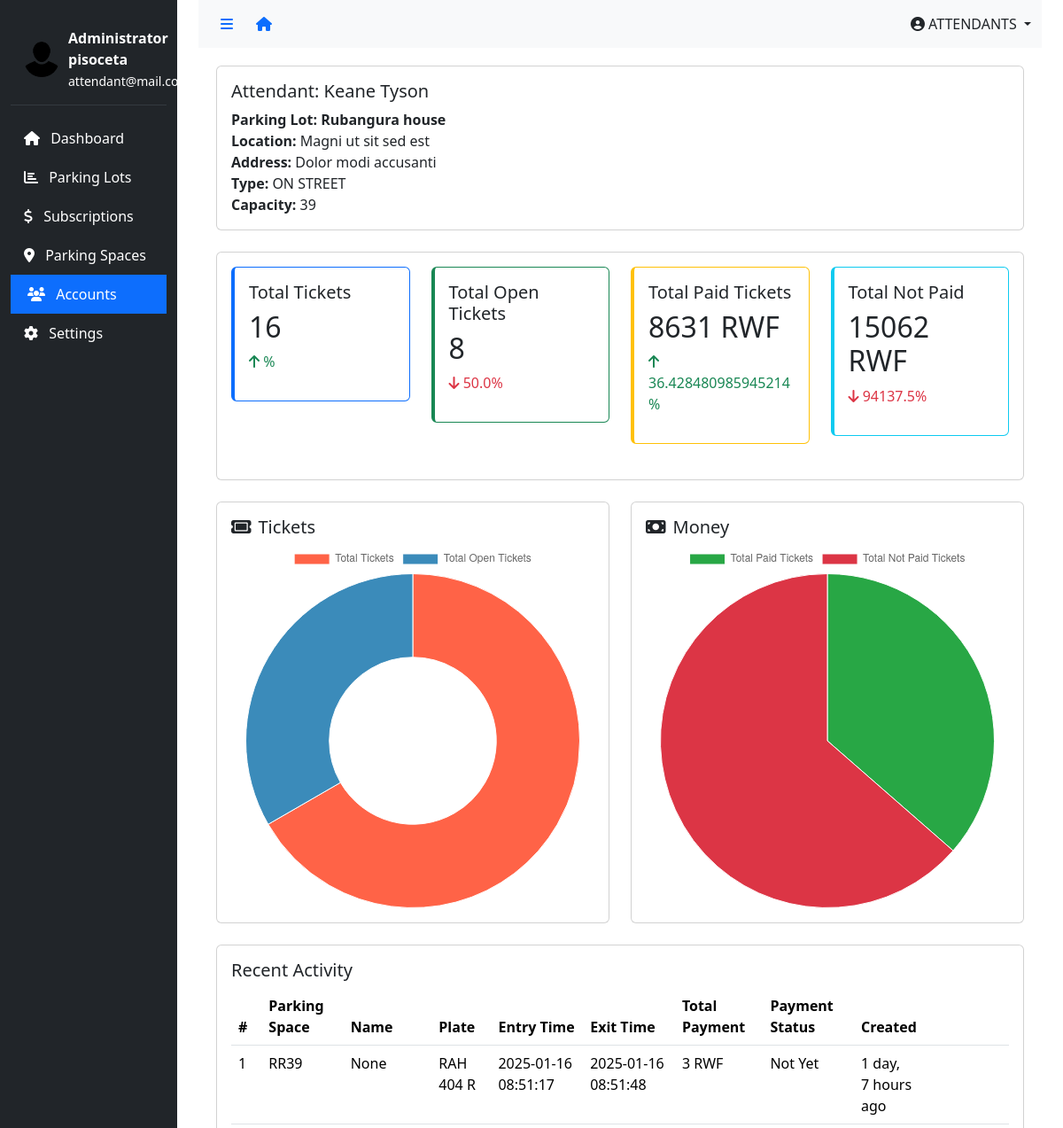
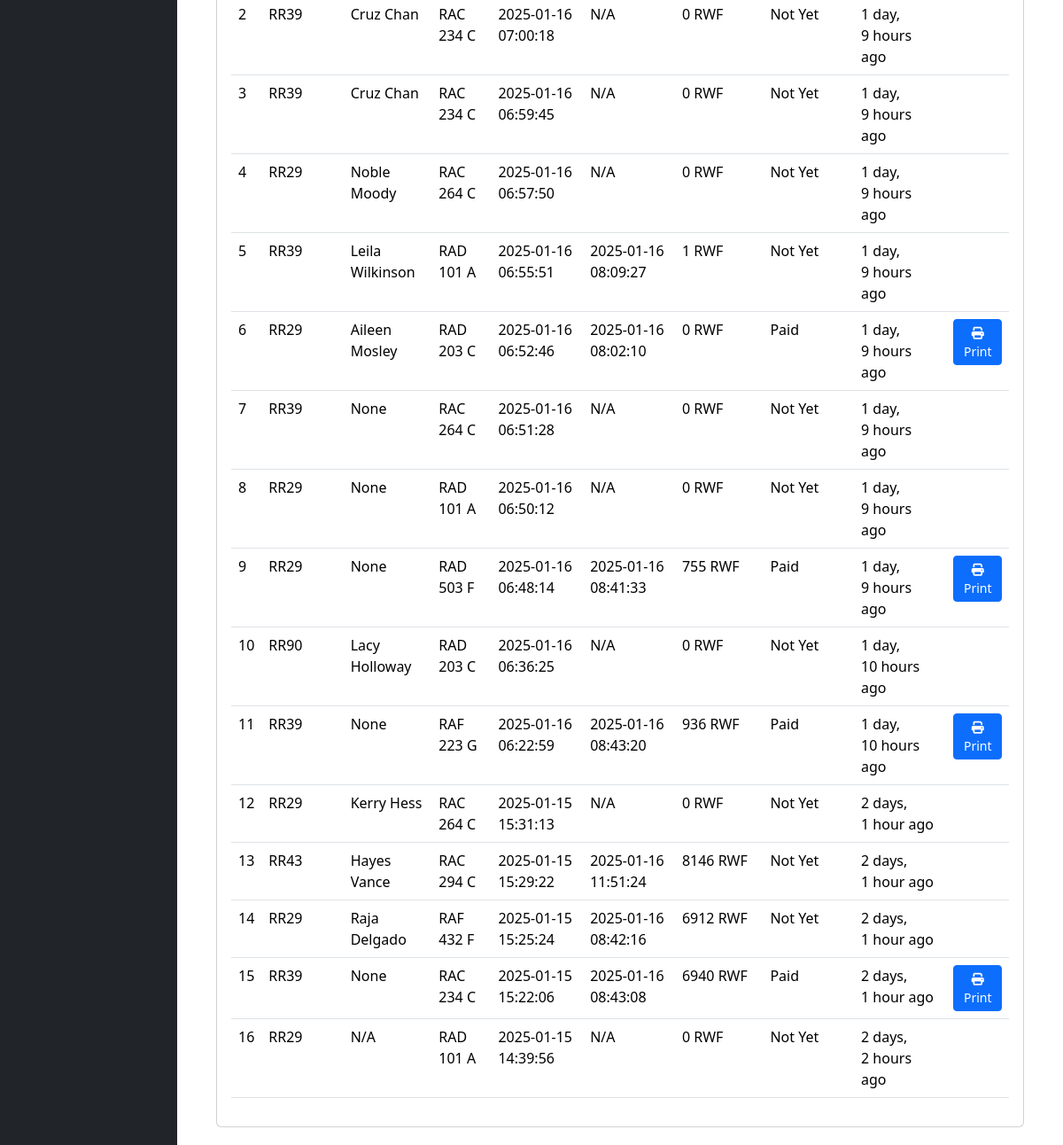
Page /dashboard/uaccounts/view/6/ (signed in) on the earlier database version (2 pictures, top to bottom).
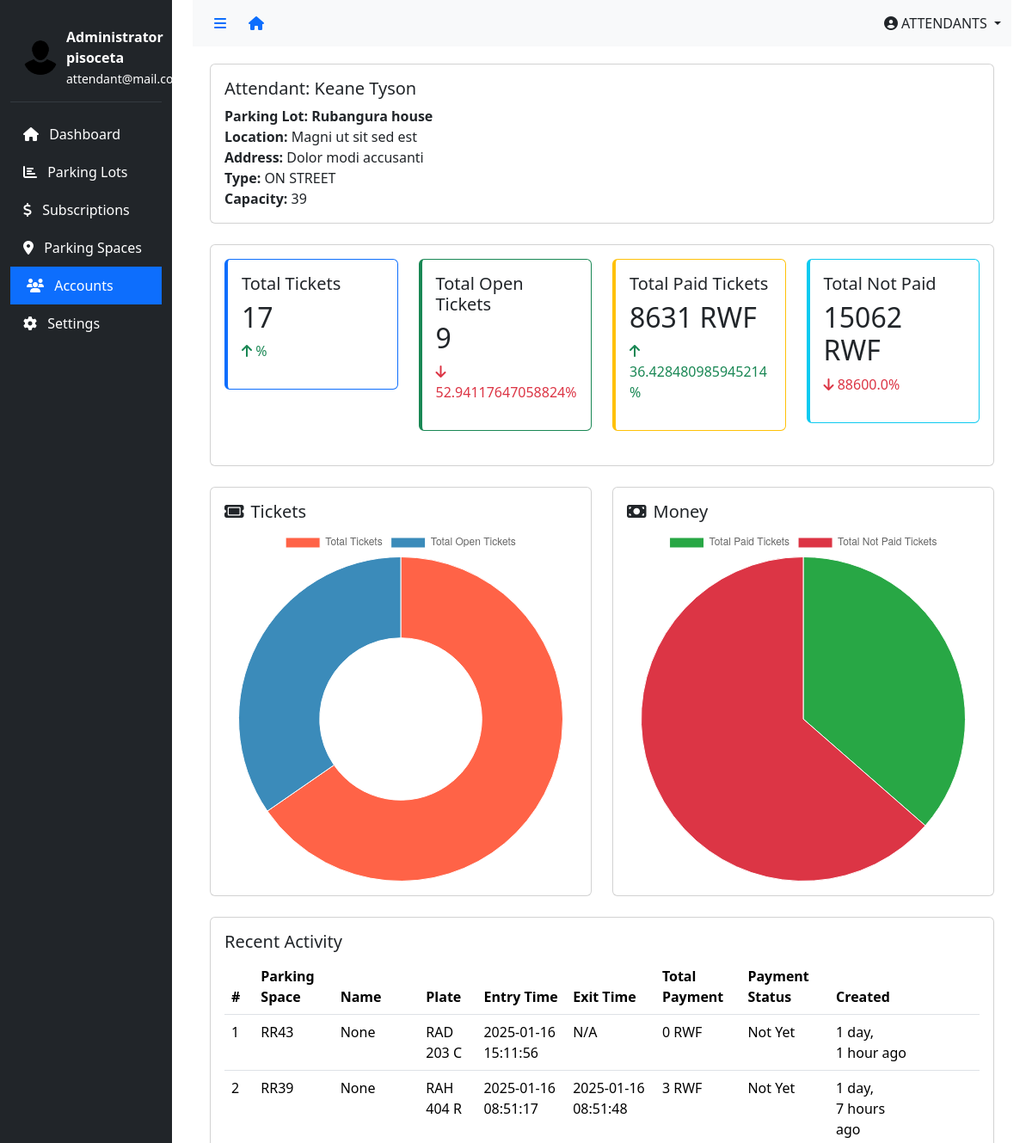
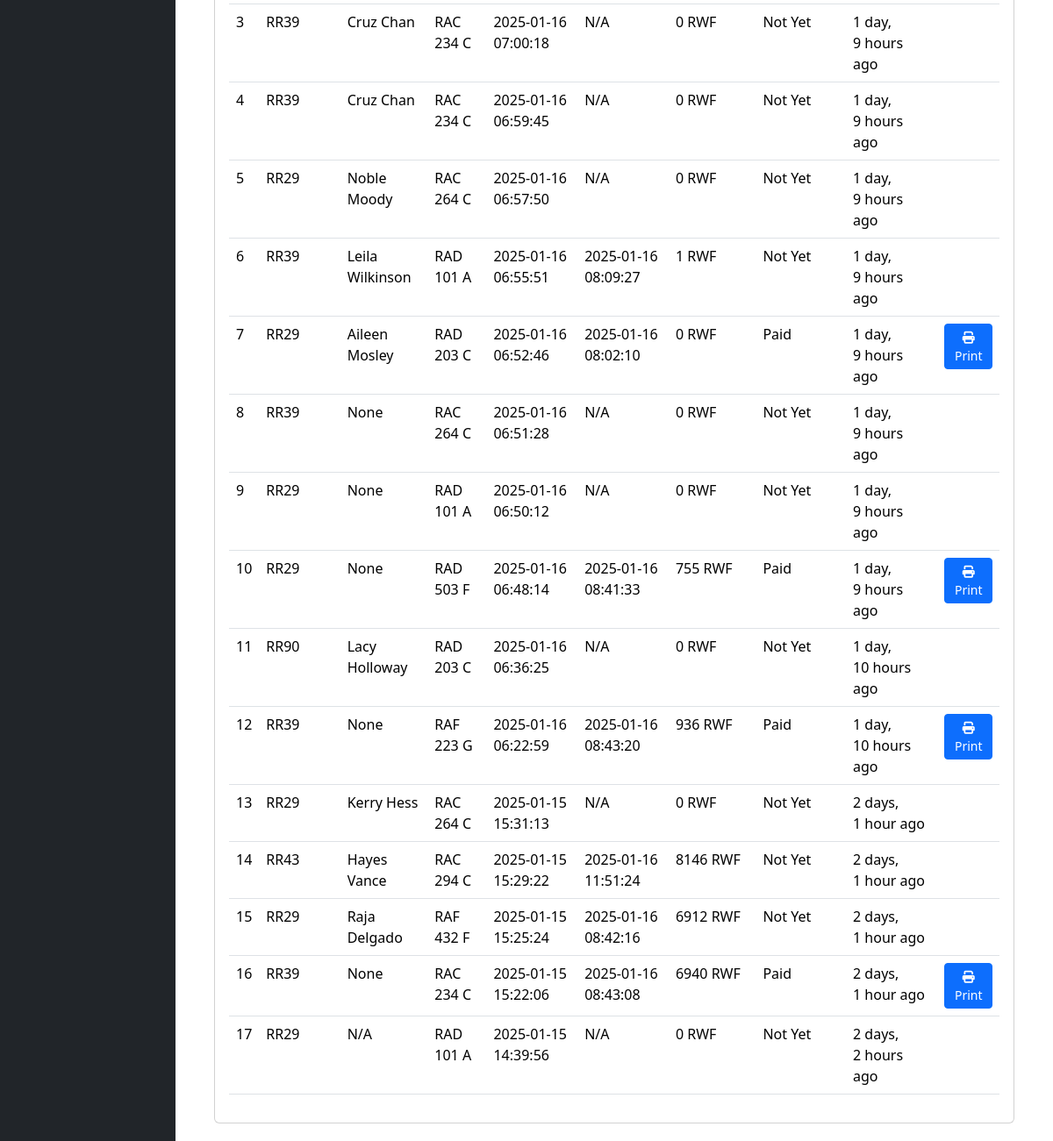
Same page on the later database version (2 pictures, top to bottom).
### app/models.py (models this page shows, shortened)
class User(AbstractUser):
    class Role(models.TextChoices):
        ATTENDANTS = "ATTENDANTS", "Attendants"
        ADMIN = "ADMIN", "Admin"
        CLIENT = "CLIENT", "Client"
    role = models.CharField(
        max_length=50,
        choices=Role.choices,
        default=Role.CLIENT  # Set default role to CLIENT
    )
    phone_number = models.CharField(
        validators=[phone_regex],
        max_length=10,
        unique=True,
        null=True
    )
    groups = models.ManyToManyField(
        'auth.Group',
        related_name='users',
        blank=True,
        help_text='The groups this user belongs to.'
    )
    user_permissions = models.ManyToManyField(
        'auth.Permission',
        related_name='users',
        blank=True,
        help_text='Specific permissions for this user.'
    )

class ParkingLot(models.Model):
    name = models.CharField(max_length=255, unique=True)
    gpsLocation = models.CharField(max_length=255)
    address = models.CharField(max_length=255)
    type = models.CharField(max_length=20, choices=[('ON STREET', 'On Street'), ('OFF STREET', 'Off Street')], default='ON STREET')
    capacity = models.IntegerField()
    restrictions = models.CharField(max_length=255, blank=True, null=True)  # Store as a comma-separated string
    security = models.BooleanField(default=False)
    lighting = models.BooleanField(default=False)
    chargingStation = models.BooleanField(default=False)
    manager_1 = models.ForeignKey('User', related_name='primary_manager', null=True, on_delete=models.SET_NULL)
    manager_2 = models.ForeignKey('User', related_name='secondary_manager', null=True, blank=True, on_delete=models.SET_NULL)
    created_at = models.DateTimeField(auto_now_add=True)

class Ticket(models.Model):
    parking_space = models.ForeignKey(ParkingSpace, on_delete=models.PROTECT)
    name = models.CharField(max_length=255, null=True, blank=True)  # Made nullable
    plate = models.CharField(validators=[plate_regex], max_length=9)
    entry_time = models.DateTimeField(default=timezone.now)
    exit_time = models.DateTimeField(null=True, blank=True)
    total_payment = models.IntegerField(default=0)  # Ensure this is callable
    payment_status = models.BooleanField(max_length=50, default=False)
    parking_attendee = models.ForeignKey(User, on_delete=models.SET_NULL, null=True)
    created_at = models.DateTimeField(auto_now_add=True)
    updated_at = models.DateTimeField(null=True, blank=True)

class ParkingSpace(models.Model):
    parking_lot = models.ForeignKey('ParkingLot', on_delete=models.PROTECT, related_name='parking_spaces')
    subscription = models.ForeignKey('Subscription', on_delete=models.SET_NULL, null=True, blank=True)
    space_code = models.CharField(max_length=6, unique=True)
    type = models.CharField(max_length=20, choices=SPACE_TYPE_CHOICES, default='REGULAR')
    status = models.BooleanField(default=False)
    created_at = models.DateTimeField(auto_now_add=True)

### app/views.py (the view)
# urls.py: path('dashboard/uaccounts/view/<int:user_id>/', views.view_userA, name='view_userA'),
@login_required
@admin_required
def view_userA(request, user_id):
    user = get_object_or_404(User, id=user_id, role='ATTENDANTS')
    ticket_stats = get_ticket_statistics(user)
    recent_tickets = Ticket.objects.filter(parking_attendee=user).order_by('-created_at')
    assigned_parking_lots = ParkingLot.objects.filter(
        models.Q(manager_1=user) | models.Q(manager_2=user)
    )
    tickets_chart_data = {
        "labels": ["Total Tickets", "Open Tickets"],
        "data": [ticket_stats['total_tickets'], ticket_stats['total_open_tickets']],
    }
    payments_chart_data = {
        "labels": ["Paid Tickets", "Not Paid Tickets"],
        "data": [ticket_stats['total_paid_tickets'], ticket_stats['total_not_paid_tickets']],
    }
    return render(
        request,
        'dashboard/view_user.html',
        {
            "user": user,
            "tickets": recent_tickets,
            "active_menu": "uaccounts",
            **ticket_stats,  # Unpack the ticket statistics into the context
            "tickets_chart_data": tickets_chart_data,
            "payments_chart_data": payments_chart_data,
            "assigned_parking_lots": assigned_parking_lots,
        },
    )

### app/templates/app/dashboard/view_user.html (shortened to what this page needs)
{% extends 'dashboard/base.html' %}
{% load humanize %}
{% block content %}
<div class="content">
    <div class="card">
       <div class="card-body">
        <h5 class="card-title">Attendant: {{ user.get_full_name }}</h5>
        {% for parking_lot in assigned_parking_lots %}
                  <strong>Parking Lot: {{ parking_lot.name }}</strong><br>
                  <strong>Location: </strong> {{ parking_lot.gpsLocation }}<br>
                  <strong>Address:</strong> {{ parking_lot.address }}<br>
                  <strong>Type:</strong> {{ parking_lot.type }}<br>
                  <strong>Capacity:</strong> {{ parking_lot.capacity }}<br>
          {% endfor %}
       </div>
    </div>
    <br>
  <div class="card">
    <div class="card-body">
      <div class="row mb-4">
        <div class="col-md-3">
          <div class="card stat-card border-primary">
            <div class="card-body">
              <h5 class="card-title">Total Tickets</h5>
              <h2>{{ total_tickets }}</h2>
              <p class="text-success">
                <i class="fas fa-arrow-up"></i> {{ total_tickets_percentage }}%
              </p>
            </div>
          </div>
        </div>
        <div class="col-md-3">
          <div class="card stat-card border-success">
            <div class="card-body">
              <h5 class="card-title">Total Open Tickets</h5>
              <h2>{{ total_open_tickets }}</h2>
              <p class="text-danger">
                <i class="fas fa-arrow-down"></i> {{ total_open_tickets_percentage }}%
              </p>
            </div>
          </div>
        </div>
        <div class="col-md-3">
          <div class="card stat-card border-warning">
            <div class="card-body">
              <h5 class="card-title">Total Paid Tickets</h5>
              <h2>{{ total_paid_tickets }} RWF</h2>
              <p class="text-success">
                <i class="fas fa-arrow-up"></i> {{ total_paid_tickets_percentage }}%
              </p>
            </div>
          </div>
        </div>
        <div class="col-md-3">
          <div class="card stat-card border-info">
            <div class="card-body">
              <h5 class="card-title">Total Not Paid</h5>
              <h2>{{ total_not_paid_tickets }} RWF</h2>
              <p class="text-danger">
                <i class="fas fa-arrow-down"></i> {{ total_not_paid_tickets_percentage }}%
              </p>
            </div>
          </div>
        </div>
      </div>
    </div>
  </div>
  <br>
  <div class="row mb-4">
    <div class="col-md-6">
        <div class="card">
            <div class="card-body">
                <h5 class="card-title"><i class="fas fa-ticket me-2"></i>Tickets</h5>
                <canvas id="ticketsChart"></canvas>
            </div>
        </div>
    </div>
    <div class="col-md-6">
        <div class="card">
            <div class="card-body">
                <h5 class="card-title"><i class="fas fa-money-bill me-2"></i>Money</h5>
                <canvas id="moneyChart"></canvas>
            </div>
        </div>
    </div>
</div>
<div class="card">
    <div class="card-body">
      <div class="d-flex justify-content-between align-items-center">
      <h5 class="card-title">Recent Activity</h5>
      </div>
      <div class="table-responsive">
        <table class="table" id="activityTable">
          <thead>
            <tr>
                <th>#</th>
                <th>Parking Space</th>
                <th>Name</th>
                <th>Plate</th>
                <th>Entry Time</th>
                <th>Exit Time</th>
                <th>Total Payment</th>
                <th>Payment Status</th>
                <th>Created</th>
                <th></th>
            </tr>
          </thead>
          <tbody>
                        {% for ticket in tickets %}
                        <tr>
                            <td>{{ forloop.counter }}</td>
                            <td>{{ ticket.parking_space.space_code }}</td>
                            <td>{{ ticket.name|default:"N/A" }}</td>
                            <td>{{ ticket.plate }}</td>
                            <td>{{ ticket.entry_time|date:"Y-m-d H:i:s" }}</td>
                            <td>{{ ticket.exit_time|date:"Y-m-d H:i:s"|default:"N/A" }}</td>
                            <td>{{ ticket.total_payment }} RWF</td>
                            <td>{{ ticket.payment_status|yesno:"Paid,Not Yet" }}</td>
                            <td>{{ ticket.created_at|naturaltime }}</td>
                            {% if ticket.payment_status %}
                            <td>
                                <a href="{% url 'print_receipt' ticket.id %}" class="btn btn-primary btn-sm">
                                    <i class="fas fa-print"></i> Print
                                </a>
                            </td>
                            {% else %}
                            <td></td>
                            {% endif %}
                        </tr>
                        {% empty %}
                        <tr>
                            <td colspan="10" class="text-center">No tickets found.</td>
                        </tr>
                        {% endfor %}
                    </tbody>
        </table>
      </div>
    </div>
  </div>
  <script>
    var ctx1 = document.getElementById('ticketsChart').getContext('2d');
    var ticketsChart = new Chart(ctx1, {
        type: 'doughnut',
        data: {
            labels: ['Total Tickets', 'Total Open Tickets'],
            datasets: [{
                data: [{{ total_tickets }}, {{ total_open_tickets }}],
                backgroundColor: ['#ff6347', '#3b8bba'],
                borderWidth: 1
            }]
        },
        options: {
            responsive: true,
            plugins: {
                legend: {
                    position: 'top',
                },
                tooltip: {
                    callbacks: {
                        label: function(tooltipItem) {
                            return tooltipItem.raw + ' Tickets';
                        }
                    }
                }
            }
        }
    });
    var ctx2 = document.getElementById('moneyChart').getContext('2d');
    var moneyChart = new Chart(ctx2, {
        type: 'pie',
        data: {
            labels: ['Total Paid Tickets', 'Total Not Paid Tickets'],
            datasets: [{
                data: [{{ total_paid_tickets }}, {{ total_not_paid_tickets }}],
                backgroundColor: ['#28a745', '#dc3545'],
                borderWidth: 1
            }]
        },
        options: {
            responsive: true,
            plugins: {
                legend: {
                    position: 'top',
                },
                tooltip: {
                    callbacks: {
                        label: function(tooltipItem) {
                            return tooltipItem.raw + ' RWF';
                        }
                    }
                }
            }
        }
    });
</script>
{% endblock %}

### app/templates/app/dashboard/base.html (shortened to what this page needs)
{% load static %}
<!DOCTYPE html>
<html lang="en">
<head>
  <link href="https://cdnjs.cloudflare.com/ajax/libs/bootstrap/5.3.2/css/bootstrap.min.css" rel="stylesheet" />
  <link href="https://cdnjs.cloudflare.com/ajax/libs/font-awesome/6.4.2/css/all.min.css" rel="stylesheet" />
  <link href="https://cdnjs.cloudflare.com/ajax/libs/datatables/1.10.21/css/jquery.dataTables.min.css"
    rel="stylesheet" />
</head>
<body>
  <div class="container-fluid">
    <div class="row">
      {% if request.user.role == "ADMIN" %}
      {% include '../dashboard/includes/admin-sidebar.html' %}
      {% elif request.user.role == "ATTENDANTS" %}
      {% include '../dashboard/includes/attendant-sidebar.html' %}
      {% elif request.user.role == "CLIENT" %}
      {% include '../dashboard/includes/client-sidebar.html' %}
      {% else %}
      <p>No sidebar available for your role.</p>
      {% endif %}
      <div class="col-md-9 col-lg-10 ms-sm-auto px-md-4">
        {% include '../dashboard/includes/nav.html' %}
        {% block content %}{% endblock %}
      </div>
    </div>
  </div>
</body>
</html>

### app/templates/app/dashboard/includes/admin-sidebar.html
{% load static %}
<div class="col-md-3 col-lg-2 d-md-block sidebar" id="sidebar">
  <div class="position-sticky pt-3">
    <div class="user-info d-flex align-items-center">
      <img src="{% static 'img/pngwing.com.png' %}" alt="User" class="rounded-circle" />
      <div>
        <div class="fw-bold">Administrator</div>
        <div class="fw-bold">{{ user.username }}</div>
        <small>{{ user.email }}</small>
      </div>
    </div>
    <ul class="nav flex-column">
      <li class="nav-item">
        <a class="sidebar-link {% if active_menu == 'dashboard' %}active{% endif %}" href="{% url 'dashboard' %}" data-page="dashboard">
          <i class="fas fa-home me-2"></i> Dashboard
        </a>
      </li>
      <li class="nav-item">
        <a class="sidebar-link {% if active_menu == 'parking' %}active{% endif %}" href="{% url 'parking' %}" data-page="analytics">
          <i class="fas fa-chart-bar me-2"></i> Parking Lots
        </a>
      </li>
      <li class="nav-item">
        <a class="sidebar-link {% if active_menu == 'subscriptions' %}active{% endif %}" href="{% url 'subscriptions' %}" data-page="analytics">
          <i class="fas fa-dollar me-2"></i> Subscriptions
        </a>
      </li>
      <li class="nav-item">
        <a class="sidebar-link {% if active_menu == 'parkingspace' %}active{% endif %}" href="{% url 'parkingspace' %}" data-page="analytics">
          <i class="fas fa-location-dot me-2"></i> Parking Spaces
        </a>
      </li>
      <li class="nav-item">
        <a class="sidebar-link {% if active_menu == 'uaccounts' %}active{% endif %}" href="{% url 'uaccounts' %}" data-page="users">
          <i class="fas fa-users me-2"></i> Accounts
        </a>
      </li>
      <li class="nav-item">
        <a class="sidebar-link {% if active_menu == 'settings' %}active{% endif %}" href="#" data-page="settings">
          <i class="fas fa-cog me-2"></i> Settings
        </a>
      </li>
    </ul>
  </div>
</div>

### app/templates/app/dashboard/includes/nav.html (shortened to what this page needs)
<nav class="navbar navbar-expand-lg navbar-light bg-light">
  <div class="container-fluid d-flex align-items-center">
    <div class="d-flex align-items-center">
      <button class="btn btn-link" id="sidebarToggle">
        <i class="fas fa-bars"></i>
      </button>
      <a href="/" class="btn btn-link">
        <i class="fas fa-house"></i>
      </a>
    </div>
    <div class="ms-auto d-flex align-items-center">
      <div class="dropdown">
        <a class="nav-link dropdown-toggle" href="#" role="button" data-bs-toggle="dropdown">
          <i class="fas fa-user-circle"></i> {{ user.role }}
        </a>
      </div>
    </div>
  </div>
</nav>

### app/templates/app/dashboard/base.html (style rules this page uses)
.sidebar { min-height: 100vh; background: #212529; transition: all 0.3s; }
.sidebar-link { color: #fff; text-decoration: none; padding: 10px 15px; display: block; transition: all 0.3s; }
.sidebar-link:hover, .sidebar-link.active { background: #343a40; color: #fff; border-left: 4px solid #0d6efd; }
.sidebar-link.active { background: #0d6efd; }
.content { padding: 20px; }
.stat-card { border-left: 4px solid; transition: transform 0.3s; }
#sidebarToggle { cursor: pointer; }
.user-info { color: white; padding: 15px; border-bottom: 1px solid #343a40; margin-bottom: 15px; }
.user-info img { width: 40px; height: 40px; margin-right: 10px; }

Differences in the rows shown:
added Ticket: parking_space.space_code "RR43", name "None", plate "RAD 203 C", entry_time "2025-01-16 15:11:56", exit_time "N/A", total_payment "0", payment_status "Not Yet", created_at "1 day, 1 hour ago"
Other differences:
{{ total_tickets }}: "16" → "17"
{{ total_open_tickets }}: "8" → "9"
{{ total_open_tickets_percentage }}: "50.0" → "52.94117647058824"
{{ total_not_paid_tickets_percentage }}: "94137.5" → "88600.0"
chart data {{ total_tickets }}: 16 → 17
chart data {{ total_open_tickets }}: 8 → 9
